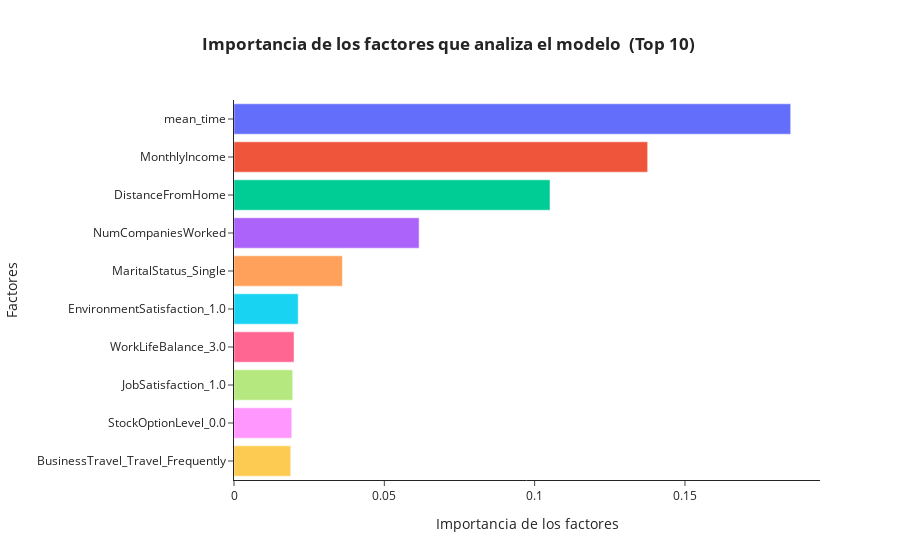

The cell this chart's notebook holds for it:
### Code cell
#Importacia de cada factor 
columns=pd.DataFrame(X_m1.columns).rename(columns={0:'columns'})
#Creación del Data frame con el nivel de importacia
importances=pd.DataFrame(m1_ranfor.feature_importances_).rename(columns={0:'importances'})
cf=pd.concat([columns,importances], axis=1)

#Se organiza el Dataframe de mayor a menor y se escoge el top 10
cf=cf.sort_values('importances',ascending=False).head(10)


#Creación del gráfico
fig = px.bar(cf, x='importances', y='columns', color = 'columns',  title ='<b>Importancia de los factores que analiza el modelo  (Top 10) <b>')

# agregar detalles a la gráfica
fig.update_layout(
    xaxis_title = 'Importancia de los factores',
    yaxis_title = 'Factores',
    template = 'simple_white',
    title_x = 0.5,
    showlegend=False)

### Figure 1 — Plotly figure (JSON) as saved in the notebook; plotly's stock layout.template omitted (floating-point values rounded to 4 significant figures)
{"data": [{"alignmentgroup": "True", "hovertemplate": "columns=%{y}<br>importances=%{x}<extra></extra>", "legendgroup": "mean_time", "marker": {"color": "#636efa", "pattern": {"shape": ""}}, "name": "mean_time", "offsetgroup": "mean_time", "orientation": "h", "showlegend": true, "textposition": "auto", "type": "bar", "x": [0.1852], "xaxis": "x", "y": ["mean_time"], "yaxis": "y"}, {"alignmentgroup": "True", "hovertemplate": "columns=%{y}<br>importances=%{x}<extra></extra>", "legendgroup": "MonthlyIncome", "marker": {"color": "#EF553B", "pattern": {"shape": ""}}, "name": "MonthlyIncome", "offsetgroup": "MonthlyIncome", "orientation": "h", "showlegend": true, "textposition": "auto", "type": "bar", "x": [0.1376], "xaxis": "x", "y": ["MonthlyIncome"], "yaxis": "y"}, {"alignmentgroup": "True", "hovertemplate": "columns=%{y}<br>importances=%{x}<extra></extra>", "legendgroup": "DistanceFromHome", "marker": {"color": "#00cc96", "pattern": {"shape": ""}}, "name": "DistanceFromHome", "offsetgroup": "DistanceFromHome", "orientation": "h", "showlegend": true, "textposition": "auto", "type": "bar", "x": [0.1051], "xaxis": "x", "y": ["DistanceFromHome"], "yaxis": "y"}, {"alignmentgroup": "True", "hovertemplate": "columns=%{y}<br>importances=%{x}<extra></extra>", "legendgroup": "NumCompaniesWorked", "marker": {"color": "#ab63fa", "pattern": {"shape": ""}}, "name": "NumCompaniesWorked", "offsetgroup": "NumCompaniesWorked", "orientation": "h", "showlegend": true, "textposition": "auto", "type": "bar", "x": [0.06156], "xaxis": "x", "y": ["NumCompaniesWorked"], "yaxis": "y"}, {"alignmentgroup": "True", "hovertemplate": "columns=%{y}<br>importances=%{x}<extra></extra>", "legendgroup": "MaritalStatus_Single", "marker": {"color": "#FFA15A", "pattern": {"shape": ""}}, "name": "MaritalStatus_Single", "offsetgroup": "MaritalStatus_Single", "orientation": "h", "showlegend": true, "textposition": "auto", "type": "bar", "x": [0.03606], "xaxis": "x", "y": ["MaritalStatus_Single"], "yaxis": "y"}, {"alignmentgroup": "True", "hovertemplate": "columns=%{y}<br>importances=%{x}<extra></extra>", "legendgroup": "EnvironmentSatisfaction_1.0", "marker": {"color": "#19d3f3", "pattern": {"shape": ""}}, "name": "EnvironmentSatisfaction_1.0", "offsetgroup": "EnvironmentSatisfaction_1.0", "orientation": "h", "showlegend": true, "textposition": "auto", "type": "bar", "x": [0.02134], "xaxis": "x", "y": ["EnvironmentSatisfaction_1.0"], "yaxis": "y"}, {"alignmentgroup": "True", "hovertemplate": "columns=%{y}<br>importances=%{x}<extra></extra>", "legendgroup": "WorkLifeBalance_3.0", "marker": {"color": "#FF6692", "pattern": {"shape": ""}}, "name": "WorkLifeBalance_3.0", "offsetgroup": "WorkLifeBalance_3.0", "orientation": "h", "showlegend": true, "textposition": "auto", "type": "bar", "x": [0.01997], "xaxis": "x", "y": ["WorkLifeBalance_3.0"], "yaxis": "y"}, {"alignmentgroup": "True", "hovertemplate": "columns=%{y}<br>importances=%{x}<extra></extra>", "legendgroup": "JobSatisfaction_1.0", "marker": {"color": "#B6E880", "pattern": {"shape": ""}}, "name": "JobSatisfaction_1.0", "offsetgroup": "JobSatisfaction_1.0", "orientation": "h", "showlegend": true, "textposition": "auto", "type": "bar", "x": [0.01952], "xaxis": "x", "y": ["JobSatisfaction_1.0"], "yaxis": "y"}, {"alignmentgroup": "True", "hovertemplate": "columns=%{y}<br>importances=%{x}<extra></extra>", "legendgroup": "StockOptionLevel_0.0", "marker": {"color": "#FF97FF", "pattern": {"shape": ""}}, "name": "StockOptionLevel_0.0", "offsetgroup": "StockOptionLevel_0.0", "orientation": "h", "showlegend": true, "textposition": "auto", "type": "bar", "x": [0.01921], "xaxis": "x", "y": ["StockOptionLevel_0.0"], "yaxis": "y"}, {"alignmentgroup": "True", "hovertemplate": "columns=%{y}<br>importances=%{x}<extra></extra>", "legendgroup": "BusinessTravel_Travel_Frequently", "marker": {"color": "#FECB52", "pattern": {"shape": ""}}, "name": "BusinessTravel_Travel_Frequently", "offsetgroup": "BusinessTravel_Travel_Frequently", "orientation": "h", "showlegend": true, "textposition": "auto", "type": "bar", "x": [0.01886], "xaxis": "x", "y": ["BusinessTravel_Travel_Frequently"], "yaxis": "y"}], "layout": {"barmode": "relative", "legend": {"title": {"text": "columns"}, "tracegroupgap": 0}, "showlegend": false, "title": {"text": "<b>Importancia de los factores que analiza el modelo  (Top 10) <b>", "x": 0.5}, "xaxis": {"anchor": "y", "domain": [0, 1], "title": {"text": "Importancia de los factores"}}, "yaxis": {"anchor": "x", "categoryarray": ["BusinessTravel_Travel_Frequently", "StockOptionLevel_0.0", "JobSatisfaction_1.0", "WorkLifeBalance_3.0", "EnvironmentSatisfaction_1.0", "MaritalStatus_Single", "NumCompaniesWorked", "DistanceFromHome", "MonthlyIncome", "mean_time"], "categoryorder": "array", "domain": [0, 1], "title": {"text": "Factores"}}}}
